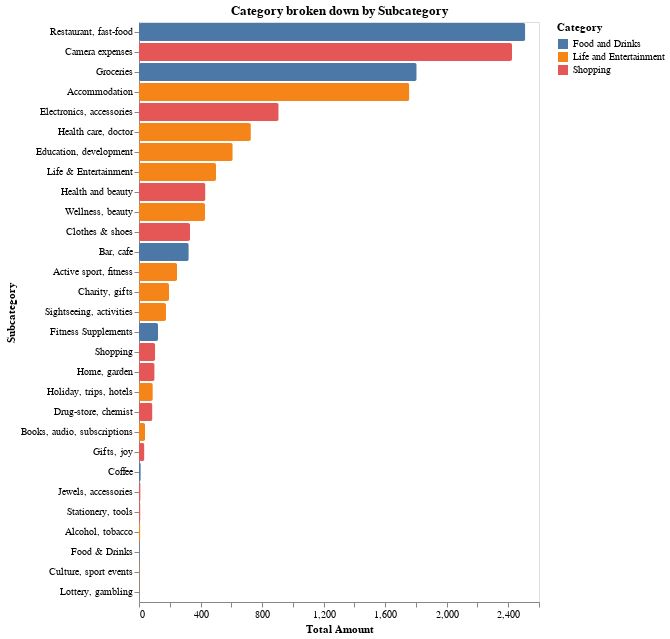

The notebook cell saved with this chart:
### Markdown cell above
### **Top 3 Categories broken down by subcategories**
What are the total category expenses broken down by subcategories?

### Code cell
selection = alt.selection_multi(fields=['category'], bind='legend')

alt.Chart(df).mark_bar(cornerRadius=2).encode(
    alt.X('sum(amount)', title='Total Amount'),
    alt.Y('subcategory', sort='-x', title='Subcategory'),
    alt.Color('category', title='Category'),
    opacity=alt.condition(selection, alt.value(1), alt.value(0.3))
).transform_filter(
    (alt.FieldOneOfPredicate(field="category", oneOf=[
     "Food and Drinks", "Shopping", "Life and Entertainment"])
     )
).add_selection(selection
                ).properties(
    title='Category broken down by Subcategory'
    ).configure_axis(grid=False)

### Figure 1 — Vega-Lite specification as saved in the notebook (floating-point values rounded to 4 significant figures; data arrays with more than 128 entries replaced by an {"elided": "..."} marker saying what was removed)
{"config": {"view": {"continuousWidth": 400, "continuousHeight": 300}, "axis": {"grid": false}}, "data": {"name": "data-5355ea3030094ff7b5fb57b35c6a05ac"}, "mark": {"type": "bar", "cornerRadius": 2}, "encoding": {"color": {"field": "category", "title": "Category", "type": "nominal"}, "opacity": {"condition": {"value": 1, "selection": "selector014"}, "value": 0.3}, "x": {"aggregate": "sum", "field": "amount", "title": "Total Amount", "type": "quantitative"}, "y": {"field": "subcategory", "sort": "-x", "title": "Subcategory", "type": "nominal"}}, "selection": {"selector014": {"type": "multi", "fields": ["category"], "bind": "legend"}}, "title": "Category broken down by Subcategory", "transform": [{"filter": {"field": "category", "oneOf": ["Food and Drinks", "Shopping", "Life and Entertainment"]}}], "$schema": "https://vega.github.io/schema/vega-lite/v4.17.0.json", "datasets": {"data-5355ea3030094ff7b5fb57b35c6a05ac": {"elided": "2113 records"}}}
